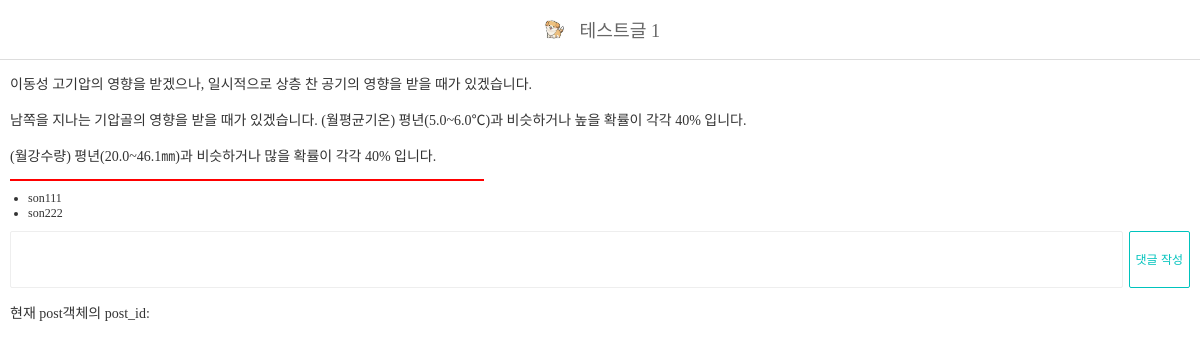
The app's page /posts/1/ with its own data.
### blog/models.py (models this page shows, shortened)
class Post(models.Model):
    title = models.CharField('포스트 제목', max_length=100)
    content = models.TextField('포스트 내용')
    thumbnail = models.ImageField('썸네일 이미지', upload_to='post', blank=True)
    def __str__(self):
        return self.title

class Comment(models.Model):
    post = models.ForeignKey(Post, on_delete=models.CASCADE)
    content = models.TextField('댓글 내용')

### blog/views.py (the view)
# urls.py: path("posts/<int:post_id>/", post_detail),
def post_detail(request, post_id):
    post = Post.objects.get(id=post_id)
    print(f'{post=}') # post=<Post: 테스트글 2>
    if request.method == 'POST':
        comment_content = request.POST['comment']
        Comment.objects.create(
            post = post, # 현재 post 객체
            content = comment_content,
        )
    context = {
        'post': post,
    }
    return render(request, 'post_detail.html', context)

### templates/post_detail.html (shortened to what this page needs)
{% load static %}
<!DOCTYPE html>
<html lang="en">
    <head>
        <link rel="stylesheet" href="{% static 'css/style.css' %}" />
    </head>
    <body>
        <div id="navbar">
            {% if post.thumbnail %}
                <img src="{{ post.thumbnail.url }}" />
            {% endif %}
            <span>{{ post.title }}</span>
        </div>
        <div id="post-detail">
            <p>{{ post.content|linebreaksbr }}</p>
            <div style="border: 1px solid red;width:40%;margin-bottom:10px"></div>
            <ul class="comments">
                {% for comment in post.comment_set.all %}
                    <li class="comment">{{ comment.content }}</li>
                {% empty%}
                    <li class="comment-empty">아직 댓글이 없습니다.</li>
                {% endfor %}
            </ul>
            <form method="POST">
                <textarea name="comment"></textarea>
                <button type="submit" class="btn btn-primary">댓글 작성</button>
            </form>
            <p>현재 post객체의 post_id: {{ post_id }}</p>
        </div>
    </body>
</html>

### static/css/style.css (style rules this page uses)
ul, ol { list-style: none; padding: 0; margin: 0; }
html { margin: 0; font-family: "Noto Sans KR", serif; font-weight: 300; font-size: 14px; color: #333; height: 100%; }
body { margin: 0; height: 100%; }
#navbar { position: fixed; top: 0; width: 100%; z-index: 999; display: flex; flex-direction: row; flex-wrap: nowrap; justify-content: center; align-items: center; background-color: rgba(255, 255, 255, 0.9); color: #666; font-size: 1.3rem; height: 59px; border-bottom: 1px solid #ddd; }
#navbar>span { margin-top: -2px; }
#navbar img { height: 29.5px; border-radius: 3px; margin-right: 10px; }
.btn { width: 66px; height: 30px; line-height: 25px; background-color: #fff; border-radius: 15px; transition-duration: 0.3s; transition-timing-function: ease; font-size: 12px; cursor: pointer; text-align: center; }
.btn-primary { border: 1px solid #00c3bd; color: #00c3bd; }
ul.comments { font-size: 12px; }
ul.comments>li.comment { list-style: disc; margin-left: 1.5em; }
#post-detail { padding: 59px 10px; }
#post-detail>form { width: 100%; margin-top: 10px; display: flex; }
#post-detail>form>textarea { border: 1px solid #eee; padding: 10px; box-sizing: border-box; resize: none; border-radius: 2px; flex-grow: 1; margin-right: 6px; }
#post-detail>form>button { height: 57px; line-height: 50px; border-radius: 2px; width: auto; }

### records on screen
Post: thumbnail (picture), title "테스트글 1", content "이동성 고기압의 영향을 받겠으나, 일시적으로 상층 찬 공기의 영향을 받을 때가 있겠습니다. 남쪽을 지나는 기압골의 영향을 받을 때가 있겠습니다. (월평균기온) 평년(5.0~6.0℃)과 비슷하거나 높을 확률이 각각 40% 입니다. (월강수량) 평년(20.0~46.1㎜)과 비슷하거나 많을 확률이 각각 40% 입니다."
Comment: content "son111"
Comment: content "son222"
